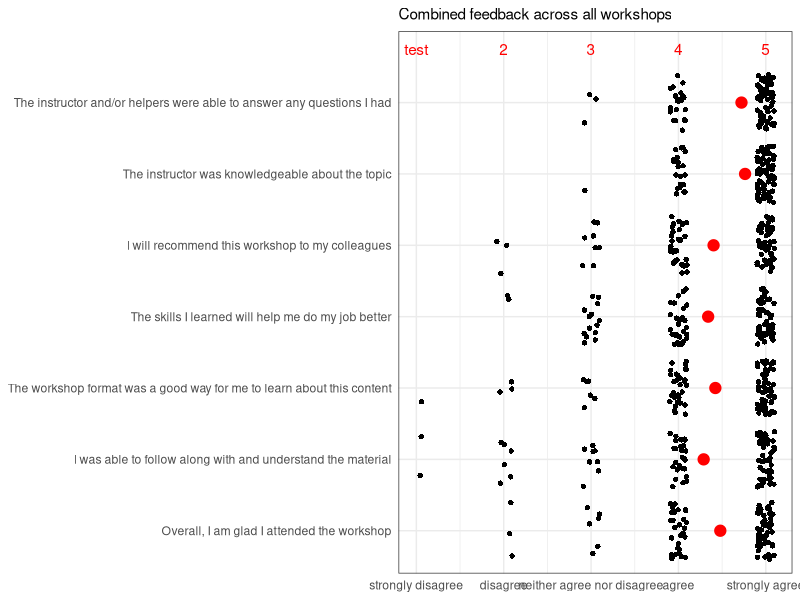
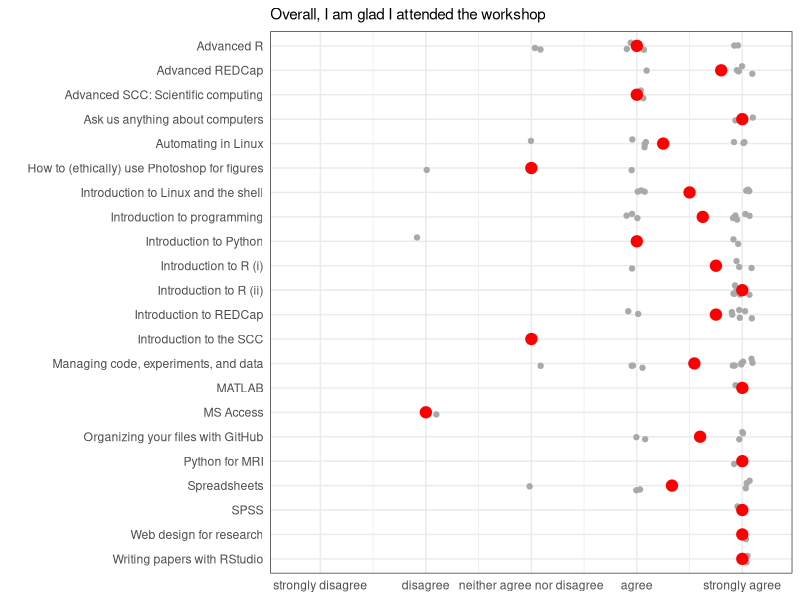
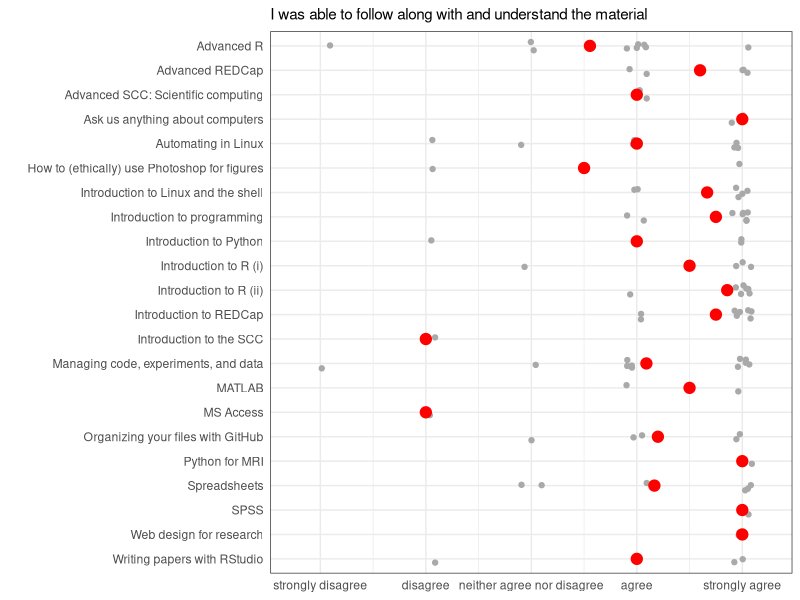
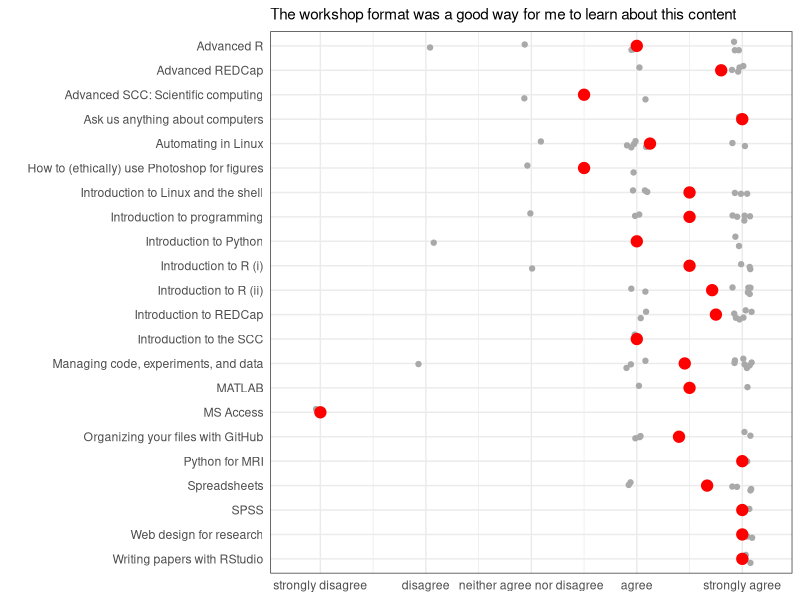
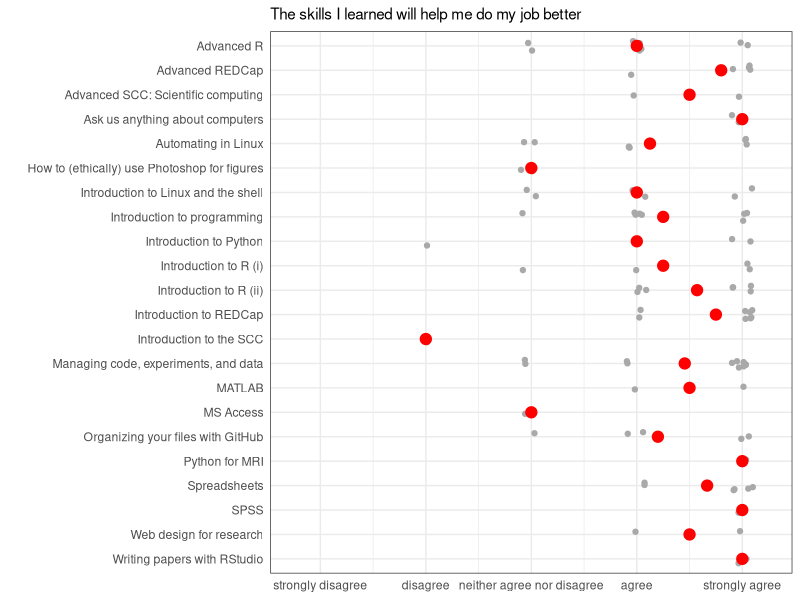
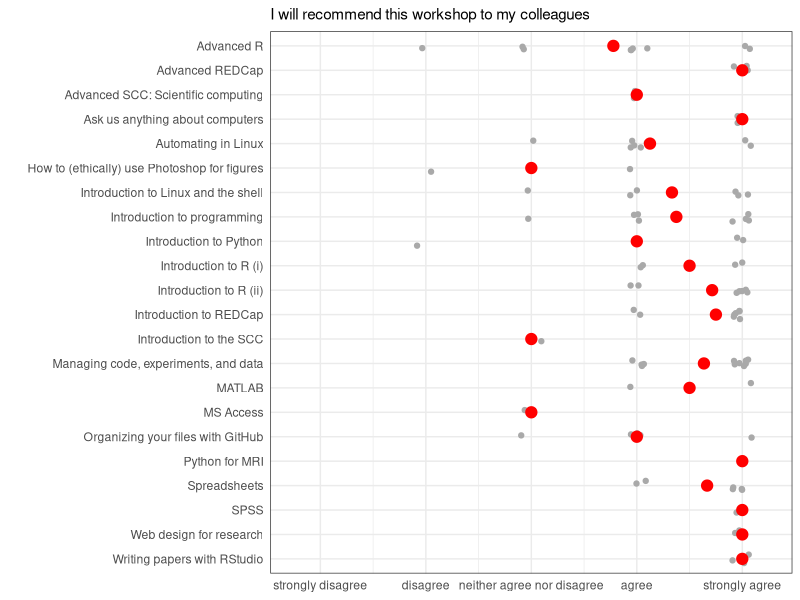
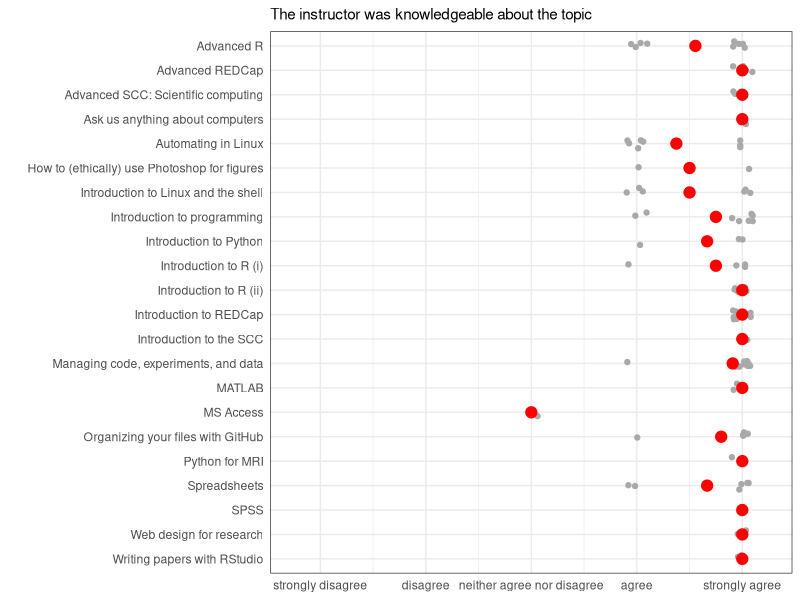
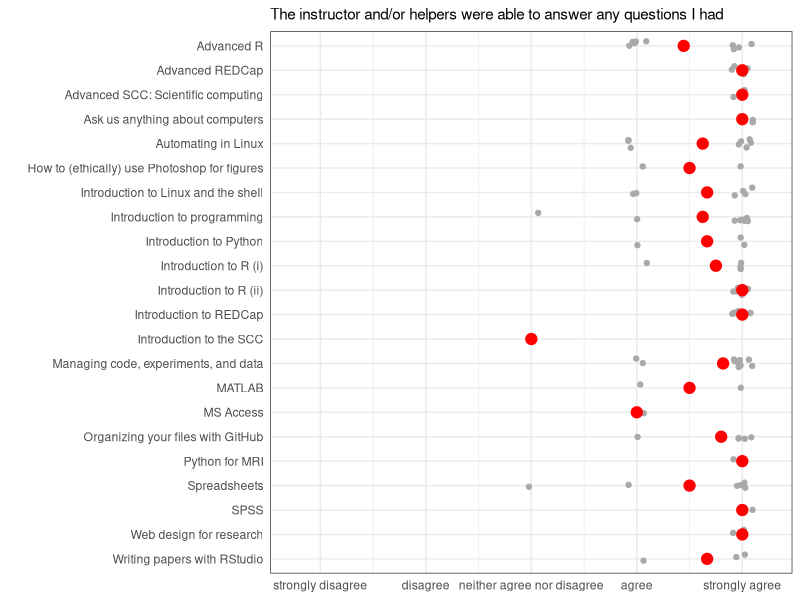

Generate these figures, in order, with R:
## ---- chunk 1
#Load necessary packages
library(ggplot2)    
library(knitr)       
library(grid)       
library(reshape2)
## ---- chunk 2
# still working on cleaning this up - hopefully good enough for mtg to get a sense.

# still to do:
#         1. add total counts to top of the two 'across workshop' plots
#         2. figure out how to label first 8 items with "strongly disagree..." without changing axis dimensions
#         3. summarize who was in attendance (job title, number of years computing experience, etc)
#         4. figure out how to make workshop comments look nicer
#         5. anything else?
## ---- chunk 3
opts_chunk$set(fig.width=12)

# Read in data
feedback <- read.csv('SCWG_Workshop_Evaluation_2016-06-04.csv', header=TRUE, sep=",") 
## ---- chunk 4

##### Set up and clean dataframe

# Make a dataframe
feedback <- data.frame(feedback)  

# Assign workshop labels
feedback$workshop_may_17[feedback$workshop_may_17 == 1] <- "Ask us anything about computers" 
feedback$workshop_may_17[feedback$workshop_may_17 == 2] <- "Introduction to programming"  
feedback$workshop_may_17[feedback$workshop_may_17 == 3] <- "Introduction to Linux and the shell"
feedback$workshop_may_17[feedback$workshop_may_17 == 4] <- "Introduction to R (i)"  
feedback$workshop_may_18[feedback$workshop_may_18 == 1] <- "Managing code, experiments, and data"  
feedback$workshop_may_18[feedback$workshop_may_18 == 2] <- "Automating in Linux"
feedback$workshop_may_18[feedback$workshop_may_18 == 3] <- "Organizing your files with GitHub"
feedback$workshop_may_19[feedback$workshop_may_19 == 1] <- "Spreadsheets"
feedback$workshop_may_19[feedback$workshop_may_19 == 2] <- "SPSS"
feedback$workshop_may_19[feedback$workshop_may_19 == 3] <- "Web design for research"
feedback$workshop_may_19[feedback$workshop_may_19 == 4] <- "MS Access"
feedback$workshop_may_24[feedback$workshop_may_24 == 1] <- "Introduction to R (ii)"
feedback$workshop_may_24[feedback$workshop_may_24 == 2] <- "Advanced R"
feedback$workshop_may_24[feedback$workshop_may_24 == 3] <- "Introduction to REDCap"
feedback$workshop_may_25[feedback$workshop_may_25 == 1] <- "Introduction to Python"
feedback$workshop_may_25[feedback$workshop_may_25 == 2] <- "Introduction to the SCC"
feedback$workshop_may_25[feedback$workshop_may_25 == 3] <- "Advanced SCC: Scientific computing"
feedback$workshop_may_25[feedback$workshop_may_25 == 4] <- "MATLAB"
feedback$workshop_may_26[feedback$workshop_may_26 == 1] <- "Writing papers with RStudio"
feedback$workshop_may_26[feedback$workshop_may_26 == 2] <- "How to (ethically) use Photoshop for figures"
feedback$workshop_may_26[feedback$workshop_may_26 == 3] <- "Python for MRI"
feedback$workshop_may_26[feedback$workshop_may_26 == 4] <- "Advanced REDCap"
feedback$workshop_may_27[feedback$workshop_may_27 == 1] <- "SPSS"

# Remove test record
feedback <- feedback[feedback$comments != "test delete", ]  

# Remove incomplete records 
feedback <- feedback[feedback$scwg_workshop_evaluation_questionnaire_timestamp != "[not completed]", ]

# Remove record 73 as workshop is not indicated
feedback <- feedback[feedback$record_id != 73,] 

# Tidy up workshop names (collapse workshop names across days)
feedback <- cbind(feedback[1:4], "workshop_name" = as.character(na.omit(c(t(feedback[5:11])))), feedback[12:ncol(feedback)]) 

# Remove unnecessary columns 
feedback <- subset(feedback, select = -c(1:4, 32))  

# Sort dataframe alphabetically by workshop name
feedback <- feedback[order(feedback$workshop_name) , ]

# Add 'Research Coordinator' to 'job_title' variable for 5 participants
feedback[c(18,19, 33, 39, 67), 16]= 8

# Add 'Undergraduate Student' to 'job_title' variable for 7 participants
feedback[c(6, 26, 30, 34, 47, 71, 78), 16] = 10

# Assign labels to 'job_title'
feedback$job_title[feedback$job_title == 1] <- "Research Assistant"
feedback$job_title[feedback$job_title == 2] <- "Research Analyst"
feedback$job_title[feedback$job_title == 3] <- "Research Methods Specialist"
feedback$job_title[feedback$job_title == 4] <- "Graduate Student"
feedback$job_title[feedback$job_title == 5] <- "Post-doctoral Fellow"
feedback$job_title[feedback$job_title == 6] <- "Scientist"
feedback$job_title[feedback$job_title == 7] <- "Other"
feedback$job_title[feedback$job_title == 8] <- "Research Coordinator"
feedback$job_title[feedback$job_title == 9] <- "Manager"
feedback$job_title[feedback$job_title == 10] <- "Undergraduate Student"

# Change labelled 'job_title' into factor
feedback$job_title <- as.factor(feedback$job_title)

# Assign labels to 'job_description'
feedback$job_description[feedback$job_description == 1] <- "Administrative"
feedback$job_description[feedback$job_description == 2] <- "Clinical"
feedback$job_description[feedback$job_description == 3] <- "Computing"
feedback$job_description[feedback$job_description == 4] <- "Genetics"
feedback$job_description[feedback$job_description == 5] <- "Imaging"
feedback$job_description[feedback$job_description == 6] <- "IT"
feedback$job_description[feedback$job_description == 7] <- "Statistics"
feedback$job_description[feedback$job_description == 8] <- "Other"

# Change labelled 'job_description' into factor
feedback$job_description <- as.factor(feedback$job_description)

# Change 'job_comp_exper' into factor and assign levels and labels
feedback$job_comp_exper<- factor(feedback$job_comp_exper, 
levels = c(5:0), labels = c("5 or more years", "4 years", "3 years", "2 years", "1 year", "None"))

## ---- chunk 5

# Make a datafrom for plotting - reverse alphabetical
fb.plot <- feedback[order(feedback$workshop_name, decreasing = TRUE) , ]
fb.plot$workshop_name <- factor(fb.plot$workshop_name, levels = unique(fb.plot$workshop_name))
## ---- chunk 6

#### Plot 5pt Likert feedback items over loop of all workshops - combined

# make vector of plot titles
Plot_titles_1 <- c(
  'Overall, I am glad I attended the workshop',
  'I was able to follow along with and understand the material',
  'The workshop format was a good way for me to learn about this content',
  'The skills I learned will help me do my job better',
  'I will recommend this workshop to my colleagues',
  'The instructor was knowledgeable about the topic',
  'The instructor and/or helpers were able to answer any questions I had')

# make data into longform
fb.plot2 <- fb.plot[2:8]
row.names(fb.plot2) <- NULL
fb.plot2 <- melt(data = fb.plot2, measure.vars = names(fb.plot2[1:7]), variable.name = "Question", value.name = "Rating")

# set up plot
plot <- ggplot(fb.plot2, aes(x=Question, y=Rating))

# plot the mean
plot <- plot + stat_summary(fun.y=mean, geom="point", size=3.5, color = "red")

# set up jitter effect
plot <- plot + geom_jitter(shape=16, position=position_jitter(height = 0.1, width = 0.4))

# set axis range
plot <- plot + coord_cartesian(ylim = c(.75, 5.25))

# change axis labels
plot <- plot + scale_x_discrete(labels = Plot_titles_1) 

# make it prettier
plot <- plot + theme_bw() + 
  theme(plot.title = element_text(size=11), axis.ticks = element_blank(), axis.title.y = element_blank(), axis.title.x = element_blank()) + ggtitle("Combined feedback across all workshops") +
   scale_y_continuous(breaks = c(1,2,3,4,5), labels = c('strongly disagree', 'disagree', 'neither agree nor disagree', 'agree', 'strongly agree'))

# flip to horizontal orientation
plot <- plot + coord_flip() 

# labels dot counts
plot <- plot + annotate("text", y = 1:5, x= 7.75, label = c("test", "2", "3", "4", "5"), color = "red") + annotate("rect", xmin = 7, xmax = 8, ymin = 5, ymax = 5, alpha = .2)

print(plot)
## ---- chunk 7

#### Plot 5pt Likert feedback items over loop of all individual workshops

# make vector of plot titles
Plot_titles_1 <- c(
  'Overall, I am glad I attended the workshop',
  'I was able to follow along with and understand the material',
  'The workshop format was a good way for me to learn about this content',
  'The skills I learned will help me do my job better',
  'I will recommend this workshop to my colleagues',
  'The instructor was knowledgeable about the topic',
  'The instructor and/or helpers were able to answer any questions I had')

# initiate list
Plots_list_1 <- list()

# initiate title counter
ctr <- 1

# create for loop to make plots
for (i in names(feedback[2:8]))  {

# set up plot
plot <- ggplot(fb.plot, aes_string('workshop_name', i)) 

# set up jitter effect 
plot <- plot + geom_point(stat = 'identity', position = position_jitter(height = 0.1, width = 0.2), colour = 'dark grey')  

# plot the mean
plot <- plot + stat_summary(fun.y = "mean", colour = 'red', size = 3.5, geom = 'point') +
  
# write title
  ggtitle(Plot_titles_1[ctr]) + 
  
# make it prettier
  theme_bw() + 
  scale_x_discrete(name='') + 
  theme(plot.title = element_text(size=11), axis.ticks = element_blank(), axis.title.x = element_blank()) + scale_y_continuous(breaks = c(1,2,3,4,5), labels = c('strongly disagree', 'disagree', 'neither agree nor disagree', 'agree', 'strongly agree'), limits = c(.75,5.25))

# flip to horizontal orientation
plot <- plot + coord_flip() 

# store in list
Plots_list_1[[i]] <- plot 

ctr <- ctr + 1
}

print(Plots_list_1[[1]])
print(Plots_list_1[[2]])
print(Plots_list_1[[3]])
print(Plots_list_1[[4]])
print(Plots_list_1[[5]])
print(Plots_list_1[[6]])
print(Plots_list_1[[7]])
## ---- chunk 8

#### Plot 3pt Likert feedback items over loop of all workshops - combined

# make vector of plot titles
Plot_titles_2 <- c(
  'Amount of content',
  'Difficulty of content',
  'Pace of instruction',
  'Amount of time for workshop',
  'Amount of time on exercises / examples')

# make data into longform
fb.plot3 <- fb.plot[9:13]
row.names(fb.plot3) <- NULL
fb.plot3 <- melt(data = fb.plot3, measure.vars = names(fb.plot3[1:5]), variable.name = "Question", value.name = "Rating")

# set up plot
plot <- ggplot(fb.plot3, aes(x=Question, y=Rating))

# plot the mean
plot <- plot + stat_summary(fun.y=mean, geom="point", size=3.5, color = "red")

# set up jitter effect
plot <- plot + geom_jitter(shape=16, position=position_jitter(height = 0.1, width = 0.4))

# set axis range
plot <- plot + coord_cartesian(ylim = c(.75, 5.25))

# change axis labels
plot <- plot + scale_x_discrete(labels = Plot_titles_2) 

# make it prettier
plot <- plot + theme_bw() + 
  theme(plot.title = element_text(size=11), axis.ticks = element_blank(), axis.title.y = element_blank(), axis.title.x = element_blank()) + ggtitle("Combined feedback across all workshops") + scale_y_continuous(breaks = c(-1,0,1), labels = c('not enough', 'just right', 'too much'))

# flip to horizontal orientation
plot <- plot + coord_flip() 

print(plot)
## ---- chunk 9

#### Plot 3pt Likert feedback items over loop of all individual workshops

# make vector of plot titles
Plot_titles_2 <- c(
  'Amount of content',
  'Difficulty of content',
  'Pace of instruction',
  'Amount of time for workshop',
  'Amount of time on exercises / examples')

# initiate list
Plots_list_2 <- list()

# initiate title counter
ctr <- 1

# create for loop to make plots
for (i in names(feedback[9:13]))  {

# set up plot
plot <- ggplot(fb.plot, aes_string('workshop_name', i)) 

# set up jitter effect 
plot <- plot + geom_point(stat = 'identity', position = position_jitter(height = 0.1, width = 0.2), colour = 'dark grey')  

# plot the mean
plot <- plot + stat_summary(fun.y = "mean", colour = 'red', size = 3.5, geom = 'point')

# set axis range
plot <- plot + scale_y_continuous(limits = c(-1.25, 1.25)) +
  
# write title
  ggtitle(Plot_titles_2[ctr]) + 
  
# make it prettier
  theme_bw() + 
  scale_x_discrete(name='') + 
  theme(plot.title = element_text(size=11), 
        axis.ticks = element_blank(), 
        axis.title.x = element_blank()) + 
   scale_y_continuous(breaks = c(-1,0,1), labels = c('not enough', 'just right', 'too much'))

# flip to horizontal orientation
plot <- plot + coord_flip() 

# store in list
Plots_list_2[[i]] <- plot 

ctr <- ctr + 1
}

print(Plots_list_2[[1]])
print(Plots_list_2[[2]])
print(Plots_list_2[[3]])
print(Plots_list_2[[4]])
print(Plots_list_2[[5]])
## ---- chunk 10

# working on cleaning up the comments - will delete blank cells, change formatting, and make dimensions to table consistent, and try to figure out what's going wrong in some places...
# including in case anyone has comments on how this information can be better displayed

for (i in levels(feedback$workshop_name)) {
  workshop_feedback = subset(feedback, workshop_name == i)
  comments = workshop_feedback[,c("best", "improve", "comments")]
  comments = data.frame(apply(comments, 2, FUN=function(x) gsub('\\s+', ' ', x)))
  cat(paste("\n##", i,'\n'))
  print(kable(comments, caption=i, row.names=F, format="markdown"))
  
}
## ---- chunk 11

# Reorder levels of 'job_title' to display in increasing frequency on plot
feedback$job_title <- factor(feedback$job_title, levels = names(sort(table(feedback$job_title), decreasing = TRUE)))

# make a histogram of 'job_title'
plot <- ggplot(feedback[!is.na(feedback$job_title),], aes(job_title)) + geom_bar(fill = 'light grey') +
  geom_text(aes(label = paste0(format(100* ..count../sum(..count..), digits = 2), '%'), hjust = 1.25, colour = 'red', y = ..count..), stat = 'count') +
  theme_bw() +
  ggtitle('Job title') + 
  theme(plot.title = element_text(size=11), axis.ticks = element_blank(), legend.position = 'none') +
  coord_flip() +
  scale_y_continuous(name = '') +
  scale_x_discrete(name = '')
plot
## ---- chunk 12

# Reorder levels of 'job_description' to display in increasing frequency on plot
feedback$job_description <- factor(feedback$job_description, levels = names(sort(table(feedback$job_description), decreasing = TRUE)))

# make a histogram of 'job_description'
plot <- ggplot(feedback[!is.na(feedback$job_description),], aes(job_description)) + geom_bar(fill = 'light grey') +
  geom_text(aes(label = paste0(format(100* ..count../sum(..count..), digits = 2), '%'), hjust = 1.25, colour = 'red', y = ..count..), stat = 'count') +
  theme_bw() +
  ggtitle('Research focus') + 
  theme(plot.title = element_text(size=11), axis.ticks = element_blank(), legend.position = 'none') +
  coord_flip() +
  scale_y_continuous(name = '') +
  scale_x_discrete(name = '')
plot
## ---- chunk 13

# make a histogram of 'job_comp_exper'
plot <- ggplot(feedback[!is.na(feedback$job_comp_exper),], aes(job_comp_exper)) + geom_bar(fill = 'light grey') +
  geom_text(aes(label = paste0(format(100* ..count../sum(..count..), digits = 2), '%'), hjust = 1.25, colour = 'red', y = ..count..), stat = 'count') +
  theme_bw() +
  ggtitle('Scientific computing experience') + 
  theme(plot.title = element_text(size=11), axis.ticks = element_blank(), legend.position = 'none') +
  coord_flip() +
  scale_y_continuous(name = '') +
  scale_x_discrete(name = '')

plot
